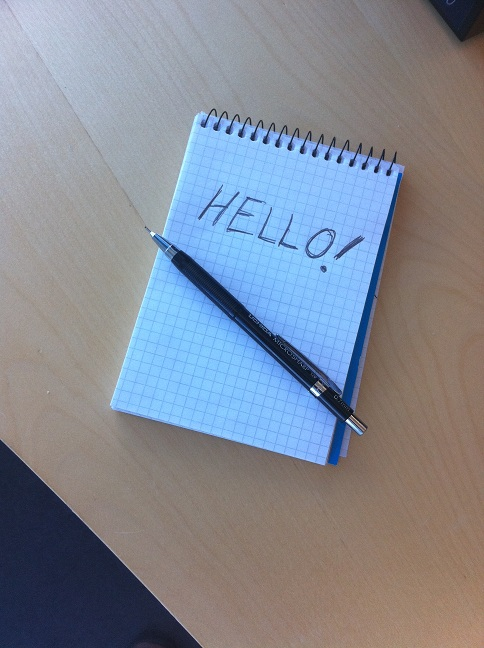
%> input picture sobel/hello.jpg, 484 x 648 px
$ octave sobell_process.m   (GNU Octave 9; MATLAB toolbox functions it lacks are replaced by stand-ins)
%> lines starting %> are read from the running program, lines starting %| are printed output that depends on the picture
### sobel/sobel.m
function edgeImage = sobel(originalImage, threshold) %#codegen


% edgeImage = sobel(originalImage, threshold)
% Sobel edge detection. Given a normalized image (with double values)
% return an image where the edges are detected w.r.t. threshold value.

assert(all(size(originalImage) <= [1024 1024]));
assert(isa(originalImage, 'double'));
assert(isa(threshold, 'double'));

k = [1 2 1; 0 0 0; -1 -2 -1];
H = conv2(double(originalImage),k, 'same');
V = conv2(double(originalImage),k','same');
E = sqrt(H.*H + V.*V);
edgeImage = uint8((E > threshold) * 255);

### sobel/sobell_process.m
copyfile(fullfile(docroot, 'toolbox', 'coder', 'examples', 'sobel'))
%%
im = imread('hello.jpg');
%> im is the input picture: size 648x484x3 uint8; mean R, G, B 131.1, 136.5, 147.7
image(im);
gray = (0.2989 * double(im(:,:,1)) + 0.5870 * double(im(:,:,2)) + 0.1140 * double(im(:,:,3)))/255;
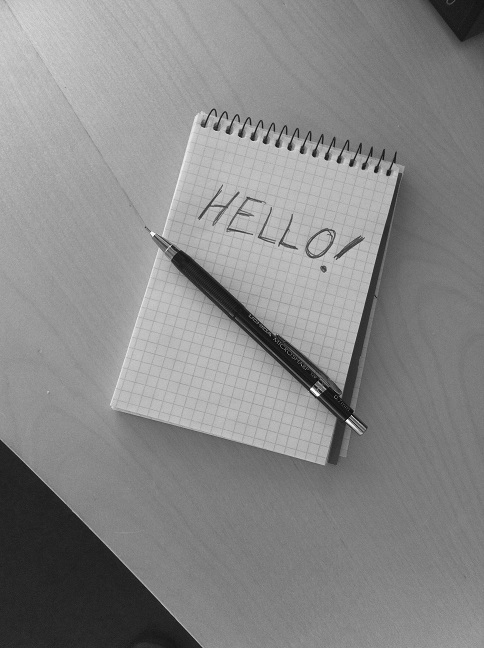
%> gray: size 648x484 double; min 0.0185, max 0.988, mean 0.534
edgeIm = sobel(gray, 0.7);
%> in sobel, `H = conv2(double(originalImage),k, 'same');`:
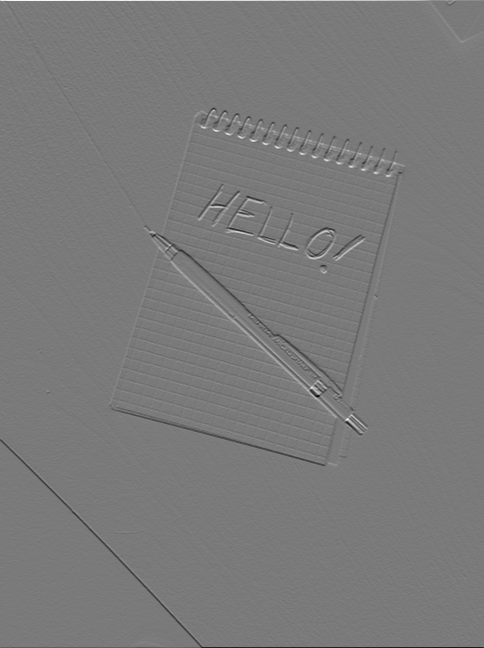
%> H: size 648x484 double; min -3.05, max 3.3, mean -0.00102; drawn with min black and max white
%> in sobel, `V = conv2(double(originalImage),k','same');`:
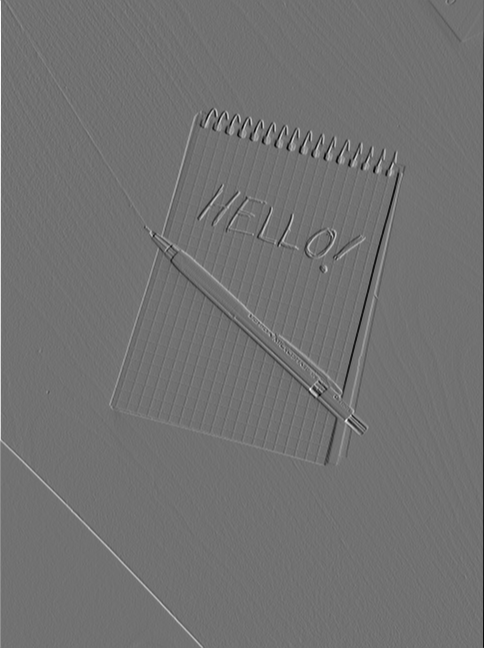
%> V: size 648x484 double; min -2.56, max 3.18, mean -0.000415; drawn with min black and max white
%> in sobel, `E = sqrt(H.*H + V.*V);`:
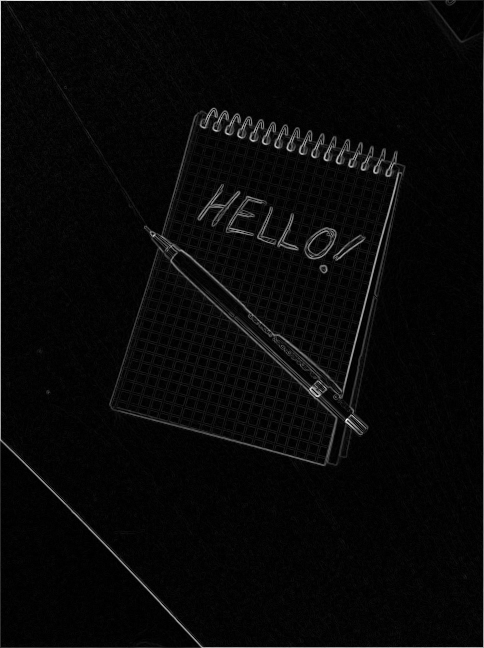
%> E: size 648x484 double; min 0, max 3.57, mean 0.124; drawn with min black and max white
%> in sobel, `edgeImage = uint8((E > threshold) * 255);`:
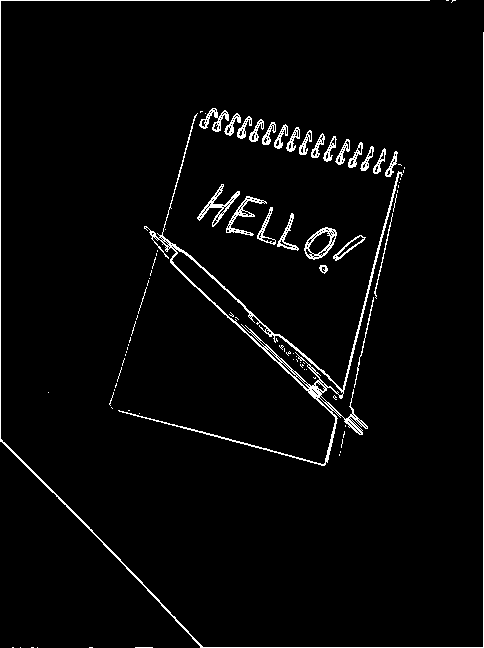
%> edgeImage: size 648x484 uint8; 3.1% white in thin lines or dots
im3 = repmat(edgeIm, [1 1 3]);
%> im3: size 648x484x3 uint8; 3.1% white in thin lines or dots
image(im3);
%%
codegen -report sobel
%> (this line was passed over: codegen is not available in this run)
%> (the run ends here)
